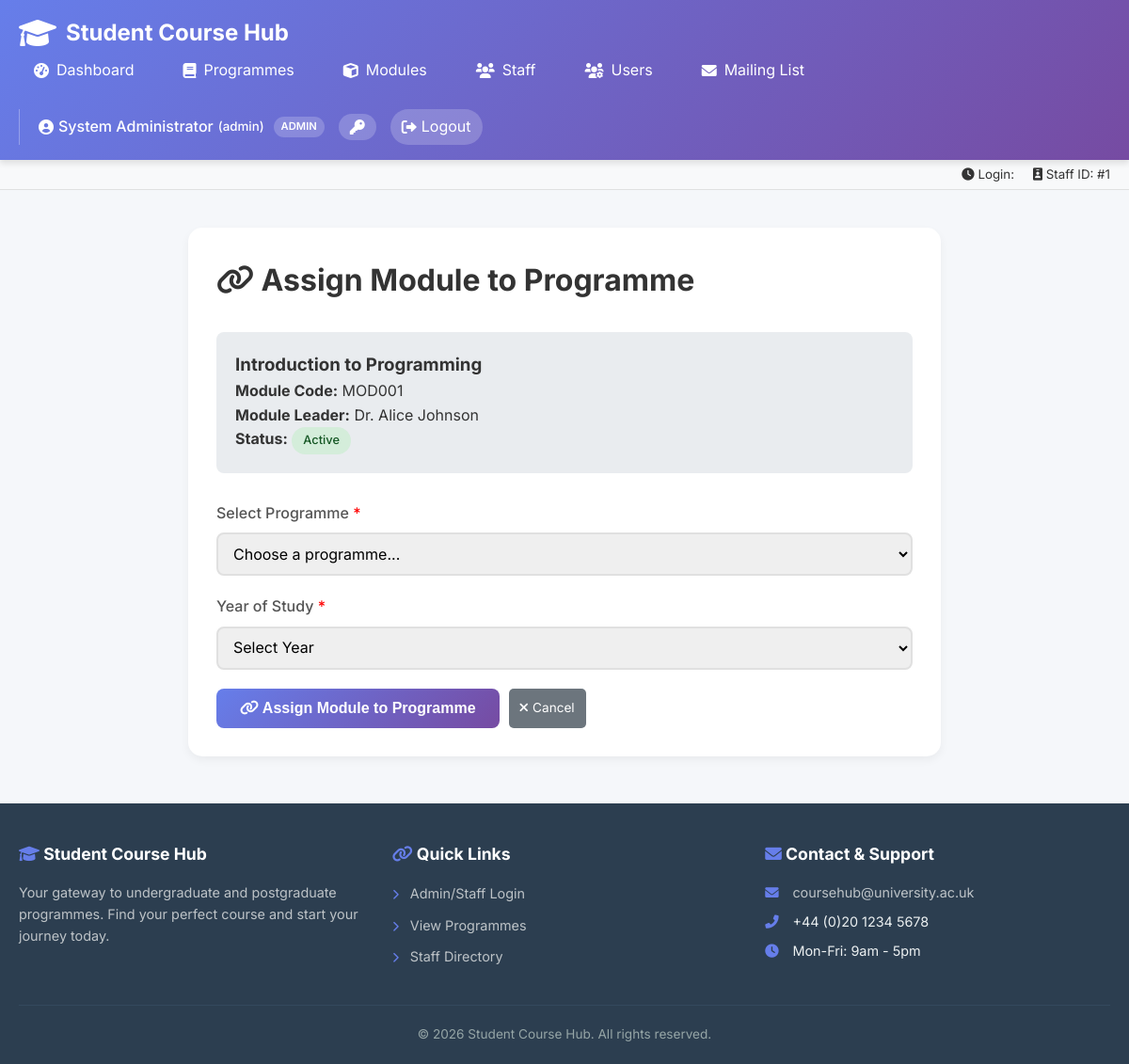
Screenshot of /admin/assign-module.php?module_id=1 (signed in) with the database file from the repository.
### tables this page shows
CREATE TABLE Modules (
    ModuleID INT PRIMARY KEY,
    ModuleName VARCHAR(150) NOT NULL,
    ModuleLeaderID INT,
    Description TEXT,
    Image VARCHAR(255),
    ImageAlt TEXT,
    Status ENUM('active','inactive') DEFAULT 'active',
    CreatedAt TIMESTAMP DEFAULT CURRENT_TIMESTAMP,
    UpdatedAt TIMESTAMP DEFAULT CURRENT_TIMESTAMP ON UPDATE CURRENT_TIMESTAMP,
    FOREIGN KEY (ModuleLeaderID) REFERENCES Staff(StaffID)
);

CREATE TABLE Staff (
    StaffID INT PRIMARY KEY,
    Name VARCHAR(100) NOT NULL,
    Title VARCHAR(100),
    Bio TEXT,
    Department VARCHAR(100),
    Photo VARCHAR(255),
    Email VARCHAR(100)
);

### admin/assign-module.php (the view, shortened to what this page needs)
<?php
require_once '../includes/config.php';
$module_id = isset($_GET['module_id']) ? (int)$_GET['module_id'] : 0;
$module_query = "SELECT m.*, s.Name as leader_name, s.Title as leader_title
                 FROM Modules m
                 LEFT JOIN Staff s ON m.ModuleLeaderID = s.StaffID
                 WHERE m.ModuleID = $module_id";
$module_result = mysqli_query($conn, $module_query);
$module = mysqli_fetch_assoc($module_result);
include '../includes/header.php';
?>
<div class="form-container" style="max-width: 800px; margin: 0 auto; background: white; padding: 30px; border-radius: 15px; box-shadow: 0 4px 10px rgba(0,0,0,0.05);">
    <h1 style="margin-bottom: 30px;">
        <i class="fas fa-link"></i>
        Assign Module to Programme
    </h1>
    <div style="background: #e9ecef; padding: 20px; border-radius: 8px; margin-bottom: 30px;">
        <h3><?php echo htmlspecialchars($module['ModuleName']); ?></h3>
        <p><strong>Module Code:</strong> MOD<?php echo str_pad($module['ModuleID'], 3, '0', STR_PAD_LEFT); ?></p>
        <p><strong>Module Leader:</strong> <?php echo htmlspecialchars($module['leader_name'] ?? 'Not assigned'); ?>
        </p>
        <p><strong>Status:</strong> <span class="status-badge status-<?php echo strtolower($module['Status']); ?>"><?php echo ucfirst($module['Status']); ?></span></p>
    </div>
    <form method="POST" action="<?php echo BASE_PATH; ?>admin/process-assign-module.php">
        <div class="form-group">
            <label for="programme_id">Select Programme <span style="color: red;">*</span></label>
            <select id="programme_id" name="programme_id" required>
                <option value="">Choose a programme...</option>
            </select>
        </div>
        <div class="form-group">
            <label for="year">Year of Study <span style="color: red;">*</span></label>
            <select id="year" name="year" required>
                <option value="">Select Year</option>
            </select>
        </div>
        <div style="display: flex; gap: 10px;">
            <button type="submit" name="action" value="assign" class="submit-btn">
                <i class="fas fa-link"></i> Assign Module to Programme
            </button>
            <a href="<?php echo BASE_PATH; ?>admin/modules.php" class="view-btn" style="background: #6c757d;">
                <i class="fas fa-times"></i> Cancel
            </a>
        </div>
    </form>
</div>
<?php include '../includes/footer.php'; ?>

### css/admin_style.css (style rules this page uses)
* { margin: 0; padding: 0; box-sizing: border-box; }
body { font-family: 'Inter', sans-serif; background: #f5f7fa; color: #333; line-height: 1.6; }
.submit-btn { background: linear-gradient(135deg, #667eea 0%, #764ba2 100%); color: white; border: none; padding: 12px 25px; border-radius: 8px; font-size: 1rem; font-weight: 600; cursor: pointer; transition: all 0.3s; }
.edit-btn, .delete-btn, .view-btn { padding: 6px 12px; border: none; border-radius: 5px; cursor: pointer; font-size: 0.85rem; transition: all 0.2s ease; text-decoration: none; display: inline-flex; align-items: center; gap: 5px; }
.view-btn { background: #17a2b8; color: white; }
.status-badge { display: inline-block; padding: 4px 12px; border-radius: 20px; font-size: 0.8rem; font-weight: 500; }
.status-published, .status-active { background: #d4edda; color: #155724; }
.form-group { margin-bottom: 20px; }
.form-group label { display: block; margin-bottom: 8px; font-weight: 500; color: #555; }
.form-group input, .form-group select, .form-group textarea { width: 100%; padding: 10px 12px; border: 2px solid #e0e0e0; border-radius: 8px; font-size: 1rem; font-family: 'Inter', sans-serif; transition: all 0.3s; }

### rows the page displays
modules: ModuleName "Introduction to Programming", ModuleID "001", ModuleLeaderID.Name "Dr. Alice Johnson", Status "Active"

### other values shown
$current_user_name "System Administrator"
$staff_name "admin"
$current_user_role "ADMIN"
$staff_id "1"
